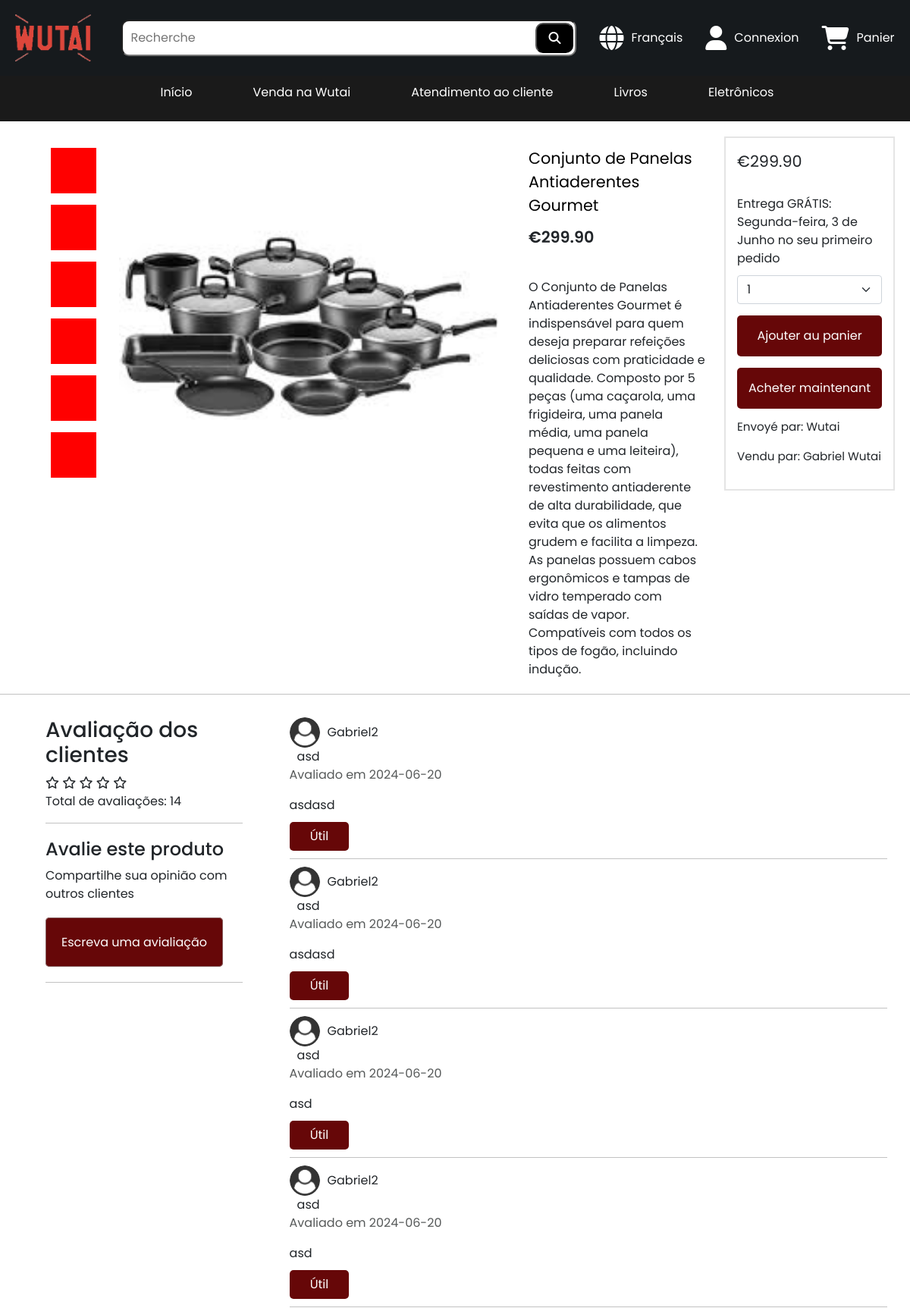
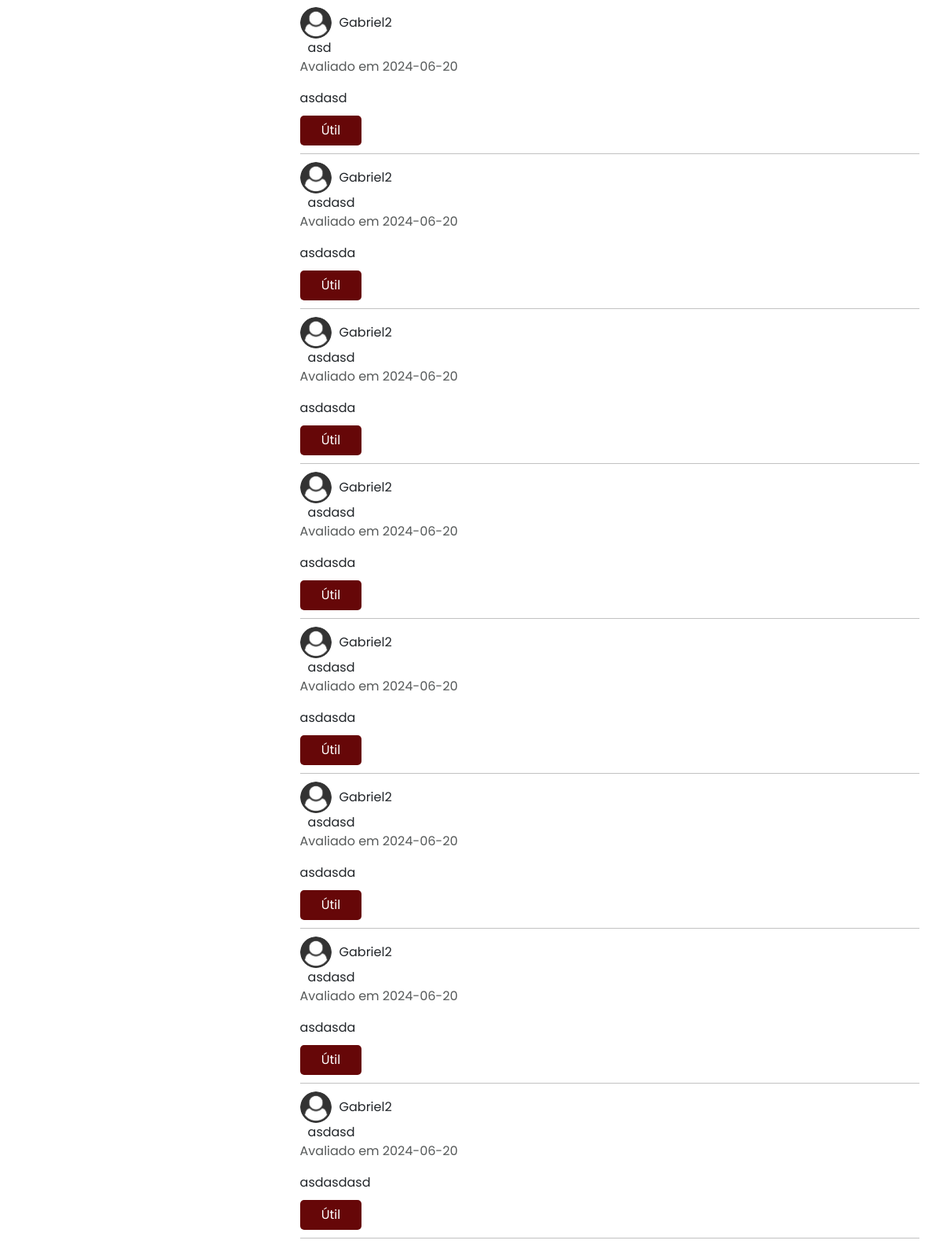
The page /website/products/products_page.php?productId=30 (upper part) on the database its author committed (2 pictures, top to bottom).
### tables this page shows
CREATE TABLE IF NOT EXISTS `product` (
  `idProduct` bigint NOT NULL AUTO_INCREMENT,
  `productName` varchar(100) NOT NULL,
  `category` varchar(60) NOT NULL,
  `quantity` int NOT NULL,
  `productDescription` varchar(1000) NOT NULL,
  `productImage` varchar(255) NOT NULL,
  `price` decimal(10,2) NOT NULL,
  `deliver` varchar(60) NOT NULL,
  `idSeller` bigint NOT NULL,
  PRIMARY KEY (`idProduct`),
  KEY `fkIdSeller` (`idSeller`)
);

CREATE TABLE IF NOT EXISTS `seller` (
  `idSeller` bigint NOT NULL AUTO_INCREMENT,
  `enterpriseName` varchar(60) NOT NULL,
  `creationDate` datetime NOT NULL DEFAULT CURRENT_TIMESTAMP,
  `idUser` bigint DEFAULT NULL,
  PRIMARY KEY (`idSeller`),
  UNIQUE KEY `enterpriseName` (`enterpriseName`),
  KEY `fkUserSeller` (`idUser`)
);

CREATE TABLE IF NOT EXISTS `product_rating` (
  `idRating` int NOT NULL AUTO_INCREMENT,
  `userRating` tinyint NOT NULL,
  `title` varchar(255) NOT NULL,
  `ratingImage` varchar(255) DEFAULT NULL,
  `userName` varchar(100) NOT NULL,
  `userMessage` varchar(500) NOT NULL,
  `ratingDate` date NOT NULL,
  `ratingLikes` int DEFAULT NULL,
  `idUser` int NOT NULL,
  `idProduct` int NOT NULL,
  PRIMARY KEY (`idRating`),
  KEY `fkIdUser` (`idUser`),
  KEY `fkIdProduct` (`idProduct`)
);

### website/products/products_page.php (the view, shortened to what this page needs)
<!DOCTYPE html>
<html lang="pt-BR">
<head>
    <link rel="stylesheet" href="../../styles/header.css">
    <link rel="stylesheet" href="../../styles/productPage.css">
    <link rel="stylesheet" href="../../styles/footer.css">
    <link href="https://cdn.jsdelivr.net/npm/bootstrap@5.0.2/dist/css/bootstrap.min.css" rel="stylesheet">
</head>
<body>
    <?php include('../header/header.php');
    $product = mysqli_query($conn, "SELECT * FROM `product` WHERE `idProduct` = '$_GET[productId]'");
    $idSellerResult = mysqli_query($conn, "SELECT * FROM `product` WHERE `idProduct` = '$_GET[productId]'");
    $idSeller = mysqli_fetch_array($idSellerResult);
    if ($idSeller) {
        $sellerNameResult = mysqli_query($conn, "SELECT * FROM `seller` WHERE `idSeller` = '$idSeller[idSeller]'");
        $seller = mysqli_fetch_array($sellerNameResult);
    }
    while ($usuario = mysqli_fetch_assoc($product)) {
    ?>
        <div class="product__container">
            <div class="product__image__container">
                <ul>
                    <li></li>
                    <li></li>
                    <li></li>
                    <li></li>
                    <li></li>
                    <li></li>
                </ul>
                <div class="product__image"><img src="/php_programs/Wutai/Wutai/website/seller/productCRUD/<?php echo $usuario['productImage'] ?>" alt=""></div>
            </div>
            <div class="product__title">
                <span id="titleProduct"><?php echo $usuario['productName']; ?></span>
                <div class="priceProduct">
                    <p class="currency">R$</p>
                    <p class="price__product"><?php echo $usuario['price']; ?></p>
                </div>
                <span class="product__details"><?php echo $usuario['productDescription']; ?></span>
            </div>
            <div class="product__price">
                <div class="priceProduct price__span" style="display: flex;">
                    <p class="currency">R$</p>
                    <p class="price__product"><?php echo $usuario['price']; ?></p>
                </div>
                <span>Entrega GRÁTIS: Segunda-feira, 3 de Junho no seu primeiro pedido</span>
                <form method="POST" action="/php_programs/Wutai/Wutai/website/user/cart/addProductCart.act.php">
                    <select class="form-select" aria-label="Default select example" style="margin-top: 10px;" name="quantity">
                        <?php
                        $quantity = $usuario['quantity'];
                        for ($i = 1; $i <= $quantity; $i++) {
                            echo "<option value='$i'>$i</option>";
                        }
                        ?>
                    </select>
                    <input type="submit" value="Adicionar ao carrinho" style="width: 100%;" class="product__price__add__product">
                </form>
                <form action="buyNow.act.php" method="POST">
                    <input type="submit" value="Comprar agora" style="width: 100%;" class="product__price__buy__now">
                </form>
                <div class="product__price__details__seller">
                    <div class="product__price__div__send" style="display: flex;">
                        <p class="span__seller product__price__send"></p>
                        <p>&nbsp;<?php echo $usuario['deliver']; ?></p>
                    </div>
                    <div class="product__price__div__seller" style="display: flex;">
                        <p class="span__seller product__price__seller">Vendido por:</p>
                        <p>&nbsp;<?php echo $seller['enterpriseName']; ?></p>
                    </div>
                </div>
            </div>
        </div>
    <?php
    }
    ?>
    <div class="container__rating">
        <aside class="rating__product">
            <h3>Avaliação dos clientes</h3>
            <div class="rating__star__container">
                <i class="fa fa-star-o"></i>
                <i class="fa fa-star-o"></i>
                <i class="fa fa-star-o"></i>
                <i class="fa fa-star-o"></i>
                <i class="fa fa-star-o"></i>
            </div>
            <div class="rating__users">
                <?php
                $productRatingQuery = mysqli_query($conn, "SELECT AVG(`userRating`) AS averageRating FROM `product_rating` WHERE `idProduct` = '$_GET[productId]'");
                if (mysqli_num_rows($productRatingQuery) != 0) {
                    $userRatingQuery = mysqli_query($conn, "SELECT * FROM `product_rating` WHERE `idProduct` = '$_GET[productId]'");
                    $numRatings = mysqli_num_rows($userRatingQuery);
                    echo "<p>Total de avaliações: " . $numRatings . "</p>";
                } else {
                    echo "<p>Avaliação média: 0</p>";
                    echo "<p>Total de avaliações: 0</p>";
                }
                ?>
            </div>
            <div class="rating__page">
                <h4>Avalie este produto</h4>
                <p>Compartilhe sua opinião com outros clientes</p>
                <div class="rating__page__route">
                    <?php echo "<a href='ratePage.php?productId=$_GET[productId]'>Escreva uma avialiação</a>"; ?>
                </div>
            </div>
        </aside>
        <div class="comments__wrapper">
            <div class="comments">
                <ul>
                    <?php
                    $commentsQuery = mysqli_query($conn, "SELECT * FROM `product_rating` WHERE `idProduct` = '$_GET[productId]'");
                    while ($comment = mysqli_fetch_assoc($commentsQuery)) {
                        echo "<li>";
                        echo "<div class='comments__user'>";
                        echo "<img src='/php_programs/Wutai/Wutai/assets/user-icon.png' alt='user-icon'>";
                        echo "<p> $comment[userName] </p>";
                        echo "</div>";
                        echo "<div class='comments__user__rating'>";
                        echo "<span>$comment[title]</span>";
                        echo "<p class='date__message__p'>Avaliado em $comment[ratingDate]</p>";
                        echo "<p class='user__message__p'>" . $comment['userMessage'] . "</p>";
                        echo "</div>";
                        echo "<div class='comments__user__likes'>";
                        echo "<a href='ratePage.act.php?ref=likeButton&like=$comment[ratingLikes]&rate=$comment[idRating]&productId=$_GET[productId]' class='comments__user__likes__a__tag'>Útil</a>";
                        echo "</div>";
                        echo "</li>";
                    }
                    ?>
                </ul>
            </div>
        </div>
    </div>
    <?php include('../footer/footer.php') ?>

### styles/header.css (style rules this page uses)
* { margin: 0; padding: 0; box-sizing: border-box; font-family: "Poppins", sans-serif; }

### styles/productPage.css (style rules this page uses)
* { margin: 0; padding: 0; box-sizing: border-box; font-family: "Poppins", sans-serif; }
.product__container { width: 100%; display: flex; flex-direction: row; padding: 20px; border-bottom: solid 1px rgba(153, 153, 153, 0.6); }
.product__container span { margin-top: 13px; display: flex; flex-direction: row; align-items: flex-end; }
.product__container .product__image__container { height: auto !important; width: 100% !important; display: flex; flex-direction: row; }
.product__container .product__image__container ul { height: 100%; }
.product__container .product__image__container ul li { width: 5% !important; padding: 30px; list-style: none; display: flex; flex-direction: column; margin: 15px; background-color: red; }
.product__container .product__image { height: 100% !important; display: flex; flex-direction: column; align-items: center; padding: 0 15px; }
.product__container .product__image img { width: 500px !important; height: 500px !important; }
.product__container .product__title { width: 100%; margin: 0 10px; padding: 0 15px; display: flex; flex-direction: column; }
.product__container .product__title #titleProduct { width: 100%; font-size: clamp(1rem, 10vw, 1.3rem); color: black; }
.product__container .product__title .priceProduct { display: flex; flex-direction: row; margin: 10px 0; font-size: clamp(1rem, 10vw, 1.3rem); font-weight: 600; }
.product__container .product__price { border: rgba(195, 195, 195, 0.4392156863) 2px solid; display: flex; flex-direction: column; padding: 15px; width: 52%; height: 100%; }
.product__container .product__price input { margin-top: 15px; padding: 15px; background-color: #660708; color: #fff; border: none; border-radius: 5px; }
.product__container .product__price .price__span { font-size: clamp(1rem, 10vw, 1.3rem); margin: 0; }
.product__container .product__price__details__seller { margin-top: 13px !important; display: flex; flex-direction: column; justify-content: space-between; font-size: clamp(0.3rem, 2.5vw, 0.95rem); }
.product__container .product__price__details__seller .span__seller { display: flex; justify-content: space-between; }
.rating__product { padding: 0 30px; }
.rating__product .rating__page { border-top: solid 1px rgba(153, 153, 153, 0.6); border-bottom: solid 1px rgba(153, 153, 153, 0.6); padding: 20px 0 0 0; width: 100%; }
.rating__product .rating__page a { border: solid 1px rgba(153, 153, 153, 0.6); text-decoration: none; padding: 20px; background-color: #660708; color: #fff; border-radius: 5px; }
.rating__product .rating__page .rating__page__route { margin: 40px 0; }
.container__rating { display: flex; padding: 30px; }
.comments__wrapper { width: 100%; }
.comments__wrapper li { list-style: none; border-bottom: solid 1px rgba(153, 153, 153, 0.6); margin-bottom: 10px; }
.comments__wrapper .comments__user { display: flex; align-items: center; }
.comments__wrapper .comments__user p { margin: 0; margin-left: 10px; }
.comments__wrapper .comments__user img { width: 40px; height: 40px; border-radius: 50%; }
.comments__wrapper .comments__user__rating span { margin-left: 10px; }
.comments__wrapper .user__message__p { margin: 10px 0; }
.comments__wrapper .date__message__p { color: #565959; }
.comments__wrapper .comments__user__likes__a__tag { padding: 7px 0; background-color: #660708; color: #fff; display: flex; width: 10%; text-decoration: none; border-radius: 5px; justify-content: center; margin-bottom: 10px; }

### styles/footer.css (style rules this page uses)
* { margin: 0; padding: 0; box-sizing: border-box; font-family: "Poppins", sans-serif; }

### rows shown on the page
product: productImage (picture), productName "Conjunto de Panelas Antiaderentes Gourmet", price "299.90", productDescription "O Conjunto de Panelas Antiaderentes Gourmet é indispensável para quem deseja preparar refeições deliciosas com praticidade e qualidade. Composto por 5 peças (uma caçarola, uma frigideira, uma panela média, uma panela pequena e uma leiteira), todas feitas com revestimento antiaderente de alta durabilidade, que evita que os alimentos grudem e facilita a limpeza. As panelas possuem cabos ergonômicos e tampas de vidro temperado com saídas de vapor. Compatíveis com todos os tipos de fogão, incluindo indução.", deliver "Wutai", idSeller.enterpriseName "Gabriel Wutai"
product_rating: userName "Gabriel2", title "asd", ratingDate "2024-06-20", userMessage "asdasd"
product_rating: userName "Gabriel2", title "asd", ratingDate "2024-06-20", userMessage "asdasd"
product_rating: userName "Gabriel2", title "asd", ratingDate "2024-06-20", userMessage "asd"
product_rating: userName "Gabriel2", title "asd", ratingDate "2024-06-20", userMessage "asd"
product_rating: userName "Gabriel2", title "asd", ratingDate "2024-06-20", userMessage "asdasd"
product_rating: userName "Gabriel2", title "asdasd", ratingDate "2024-06-20", userMessage "asdasda"
product_rating: userName "Gabriel2", title "asdasd", ratingDate "2024-06-20", userMessage "asdasda"
product_rating: userName "Gabriel2", title "asdasd", ratingDate "2024-06-20", userMessage "asdasda"
product_rating: userName "Gabriel2", title "asdasd", ratingDate "2024-06-20", userMessage "asdasda"
product_rating: userName "Gabriel2", title "asdasd", ratingDate "2024-06-20", userMessage "asdasda"
product_rating: userName "Gabriel2", title "asdasd", ratingDate "2024-06-20", userMessage "asdasda"
product_rating: userName "Gabriel2", title "asdasd", ratingDate "2024-06-20", userMessage "asdasdasd"

### other values the page prints
$numRatings "14"
form field quantity "1"
